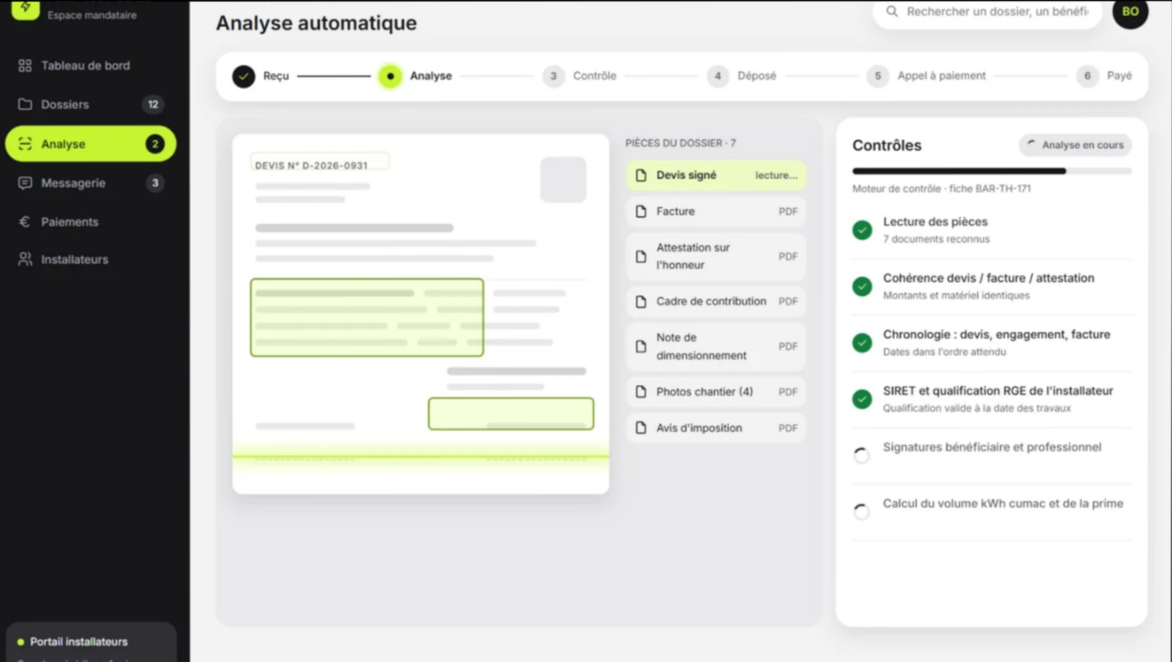
#> input picture clients/cercle-energie/sources/v4/inserts/png/pc_analyse.png, 3514 x 1984 px (shown at 1/3 size)
$ python build_base.py inserts/png/main_carte.png
#> lines starting #> are read from the running program, lines starting #| are printed output that depends on the picture
# Montage des images V4 (sans textes ni son) -> <travail>/out/base.mp4, 1920x1080, 25 i/s.
# Plans réels : images déjà traitées (écran remplacé, visages floutés) lues image par image, 30 i/s joués à 25 i/s
# (léger ralenti, aucune image inventée). Plans générés : 24 -> 25 i/s. Inserts d'applications composés ici.
# usage : python3 build_base.py <travail>
import cv2, numpy as np, subprocess, sys, os, json
W=sys.argv[1]; HERE=os.path.dirname(os.path.abspath(__file__))
PL='/home/user/11studio.fr/clients/cercle-energie/materiel/plans-paysage'
INS=os.path.join(HERE,'inserts','png')
FPS=25; OW,OH=1920,1080; XF=5   # fondu enchaîné : 5 images (0,2 s)
os.makedirs(f"{W}/out",exist_ok=True)

# ---------- étalonnage
def lut(fn):
    x=np.arange(256)/255.0; return np.clip(fn(x)*255,0,255).astype(np.uint8)
S_CURVE=lut(lambda x: x+0.06*np.sin(2*np.pi*x)*(0.5-abs(x-0.5))*2)
# [9 lines left out: functions grade_real, grade_gen, not called in this run]
VIG=None
# [6 lines left out: function vignette, not called in this run]

# ---------- sources
class Seq:   # images numérotées (plans réels traités)
    def __init__(s,d,ext,a,b): s.d,s.ext,s.a,s.b=d,ext,a,b; s.c={}
#> further down, PC is the input picture: shape (1984, 3514, 3); mean B, G, R 203.9, 207.2, 206.2
    # [6 lines left out: function get, not called in this run]
class Clip:  # vidéo générée, décodée une fois
    def __init__(s,path):
        cap=cv2.VideoCapture(path); s.f=[]
        while True:
            ok,f=cap.read()
            if not ok: break
            s.f.append(cv2.resize(f,(1934,1080),interpolation=cv2.INTER_AREA)[:,7:1927])
    def get(s,i): return s.f[int(min(max(i,0),len(s.f)-1))]

# [4 lines left out: function kb, not called in this run]
def ease(u): u=min(max(u,0),1); return u*u*(3-2*u)
def eout(u): u=min(max(u,0),1); return 1-(1-u)**3

def load_rgba(name,h):
#> called with name = 'carte_opportunites.png', h = 840
    im=cv2.imread(os.path.join(INS,name),cv2.IMREAD_UNCHANGED); s=h/im.shape[0]
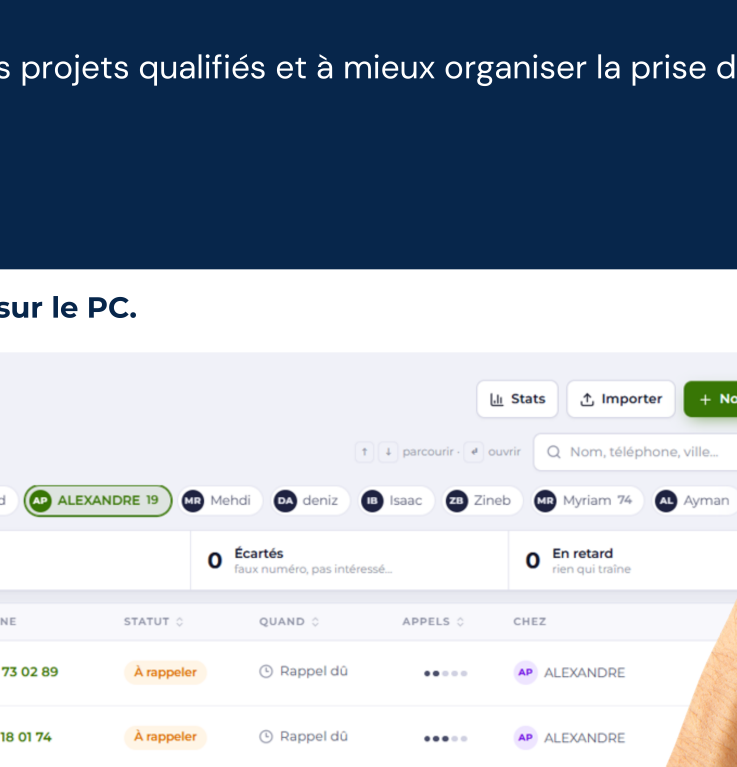
#> input picture clients/cercle-energie/sources/v4/inserts/png/main_carte.png, 2210 x 2299 px, given in place of carte_opportunites.png, which was not available (shown at 1/3 size)
#> in load_rgba, im is the input picture: shape (2299, 2210, 4); mean B, G, R, A 186.1, 172.7, 162.1, 84.7
#> after `s = h / im.shape[0]`: s = 0.365
    return cv2.resize(im,(int(im.shape[1]*s),h),interpolation=cv2.INTER_AREA)
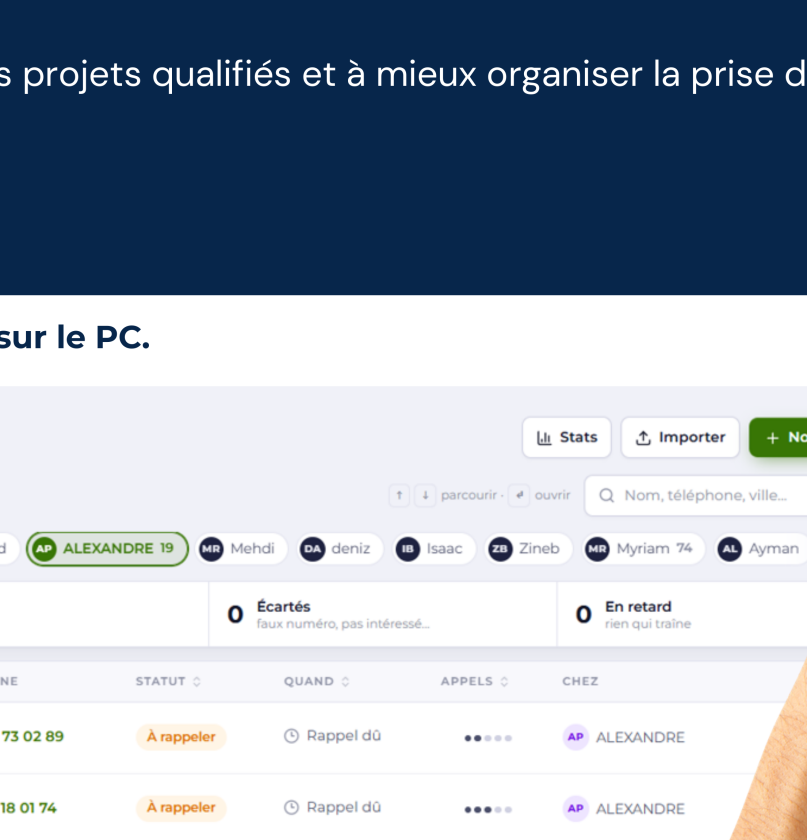
#> returned value: shape (840, 807, 4); mean of channels 0, 1, 2, 3 186.1, 172.7, 162.1, 84.7; drawn as B, G, R
# [21 lines left out: functions paste, _blend, rounded, not called in this run]

V4=os.environ.get('V4SCR')   # dossier des images réelles traitées
# bornes = images vérifiées une à une (au-delà : image figée pendant le fondu)
R1=Seq(f"{V4}/bl1234",'png',0,44)      # au-delà de 44, des lettres rouges de l'écran d'origine apparaissent derrière la plante
R2=Seq(f"{V4}/bl1232a",'png',36,107)
R3=Seq(f"{V4}/bl1232b",'png',166,236); R3bg=Seq(f"{V4}/bl1232b",'png',150,259)
R4=Seq(f"{V4}/bl1242",'png',44,140)    # le salut à la caméra commence vers 142

# ---------- plans : (début, durée, fonction(k, n) -> image BGR)
shots=[]
def shot(t0,d):
    def deco(fn): shots.append((t0,d,fn)); return fn
    return deco
src=lambda seq,start: (lambda k,n: vignette(grade_real(seq.get(start+k))))
shots.append((0.00,1.80,src(R1,0)))
shots.append((1.80,2.80,src(R2,38)))
shots.append((4.60,2.80,src(R3,166)))
shots.append((7.40,3.84,src(R4,44)))

PC=cv2.imread(os.path.join(INS,'pc_analyse.png'))
# [19 lines left out: function pc_shot, not called in this run]

CARTE=load_rgba('carte_opportunites.png',840)
VISITE=Clip(f"{PL}/v3-visite.mp4")
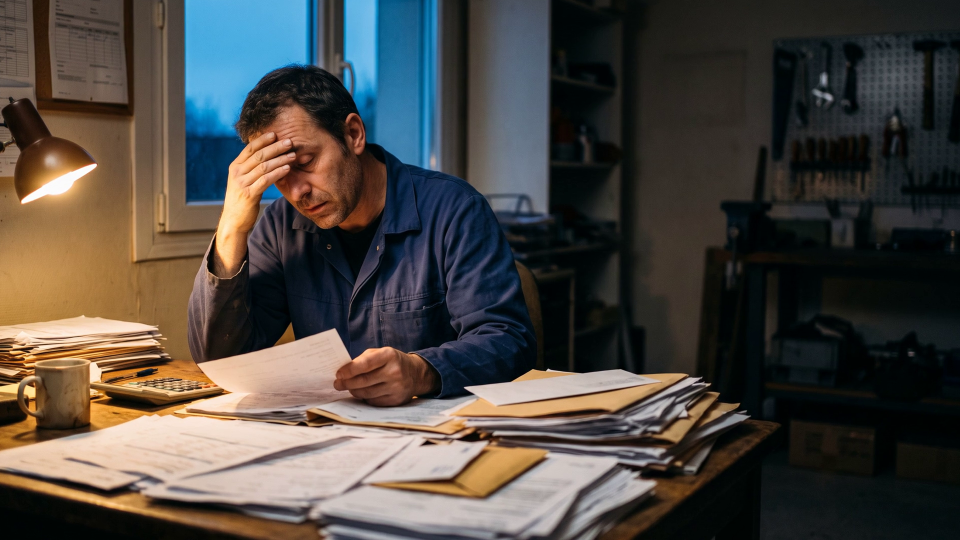
#> input picture frame 13 of clients/cercle-energie/materiel/plans-paysage/paperasse.mp4, 1920 x 1080 px, given in place of v3-visite.mp4, which was not available (shown at 1/2 size)
#> in __init__, f is the input picture: shape (1080, 1920, 3); mean B, G, R 65.8, 70.9, 75.7
# [7 lines left out: function visite, not called in this run]

PH=[load_rgba('qualif_photos.png',960),load_rgba('visite_scan.png',960),load_rgba('equipements.png',960)]
DEVIS=Clip(f"{PL}/v3-devis.mp4")
# [13 lines left out: function trio, not called in this run]

def plan(path,off,z0,z1,cx=0.5,cy=0.5):
    C=Clip(f"{PL}/{path}")
    return lambda k,n: vignette(grade_gen(kb(C.get(off+k*24/25),z0+(z1-z0)*k/n,cx,cy)))
shots.append((26.44,2.80,plan('7clients.mp4',4,1.0,1.05)))
shots.append((29.24,3.00,plan('6remise.mp4',4,1.04,1.0)))
shots.append((32.24,3.00,plan('1hero.mp4',3,1.0,1.05,0.55,0.55)))
shots.append((35.24,3.80,plan('rge.mp4',2,1.0,1.05)))

# [7 lines left out: function fin, not called in this run]

TOTAL=50.5; N=int(round(TOTAL*FPS))
ff=subprocess.Popen(["ffmpeg","-y","-v","error","-f","rawvideo","-pix_fmt","bgr24","-s",f"{OW}x{OH}","-r",str(FPS),"-i","-",
    "-c:v","libx264","-preset","medium","-crf","13","-pix_fmt","yuv420p",f"{W}/out/base.mp4"],stdin=subprocess.PIPE)
starts=[round(t0*FPS) for t0,_,_ in shots]
for f in range(N):
    # plan courant = dernier plan commencé ; fondu sur les XF premières images du plan suivant
    i=max(j for j,s in enumerate(starts) if s<=f)
    t0,d,fn=shots[i]; n=round(d*FPS); k=f-starts[i]
    fr=fn(k,n)
    if i+1<len(shots) and f>=starts[i+1]-XF:   # anticipation du plan suivant
        pass
    if i>0 and k<XF:
        tp,dp,fp=shots[i-1]; kp=f-starts[i-1]; np_=round(dp*FPS)
        a=(k+1)/(XF+1); fr=cv2.addWeighted(fp(kp,np_),1-a,fr,a,0)
    ff.stdin.write(fr.tobytes())
    if f%100==0: print(f,'/',N,flush=True)
ff.stdin.close(); ff.wait(); print('base ok',N,'images')

$ run again, starting later in the video
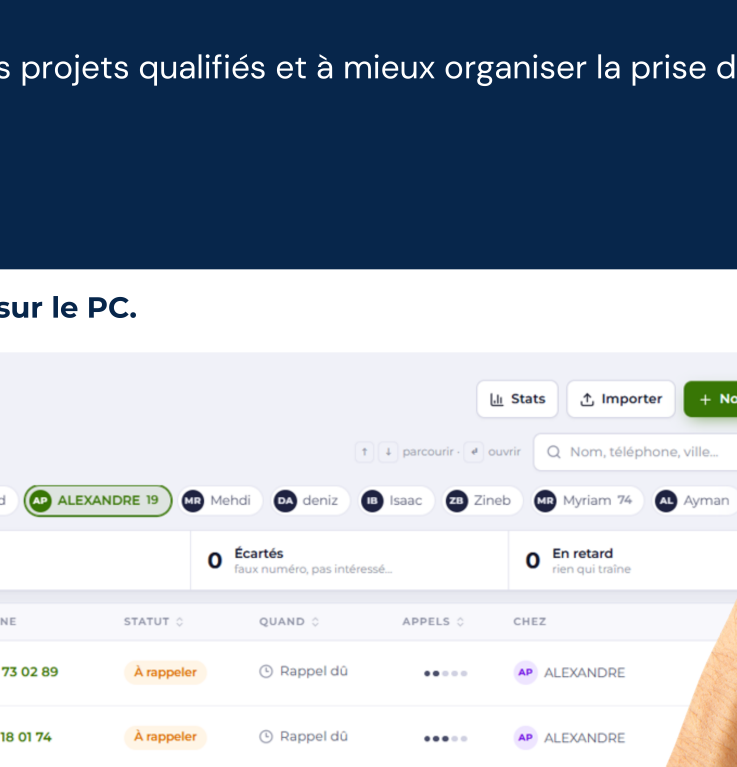
#> input picture clients/cercle-energie/sources/v4/inserts/png/main_carte.png, 2210 x 2299 px, given in place of pc_analyse.png, which was not available (shown at 1/3 size)
#> PC is the input picture: shape (2299, 2210, 3); mean B, G, R 186.1, 172.7, 162.1
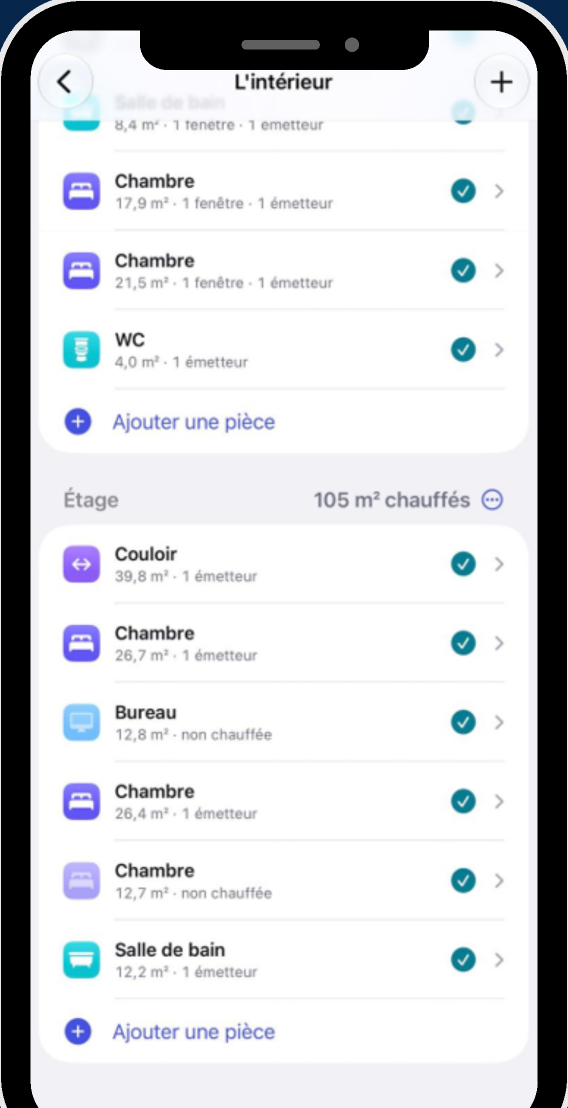
#> input picture clients/cercle-energie/sources/v4/inserts/png/visite_pieces.png, 1136 x 2216 px, given in place of carte_opportunites.png, which was not available (shown at 1/2 size)
#> in load_rgba, im is the input picture: shape (2216, 1136, 4); mean B, G, R, A 212.3, 209.4, 207.9, 251.6
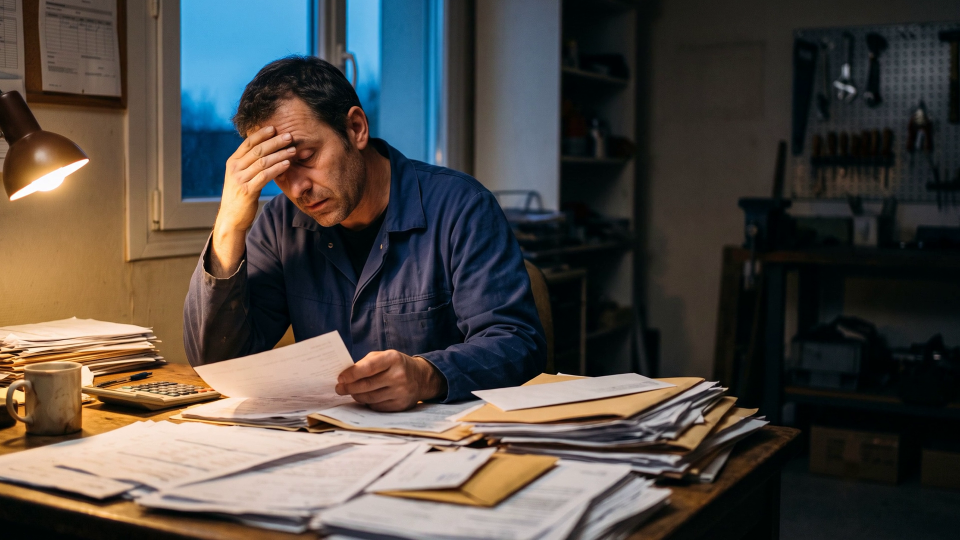
#> input picture frame 62 of clients/cercle-energie/materiel/plans-paysage/paperasse.mp4, 1920 x 1080 px, given in place of v3-visite.mp4, which was not available (shown at 1/2 size)
#> in __init__, f is the input picture: shape (1080, 1920, 3); mean B, G, R 67.5, 72.8, 78.2
